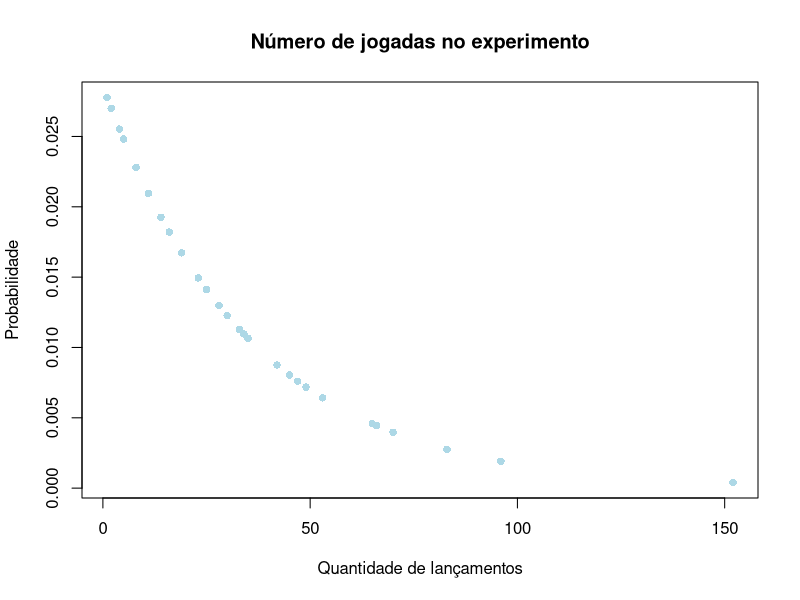

This chart was generated by the following R code:
## ---- chunk 1
dados <- read.csv ("ExperimentosME110.csv", header = TRUE)
attach (dados)

View(dados)
## ---- chunk 2
p <- NULL
k <- NULL

px <-  function (p,k) {
x <- (1-p)^((k-1))*p
    
print (x)
}
## ---- chunk 3
probob <- px (1/36, dados[,2])

plot (dados$nlanc, probob, main = "Número de jogadas no experimento", xlab = "Quantidade de lançamentos", ylab = "Probabilidade", col = "lightblue", pch=16)
